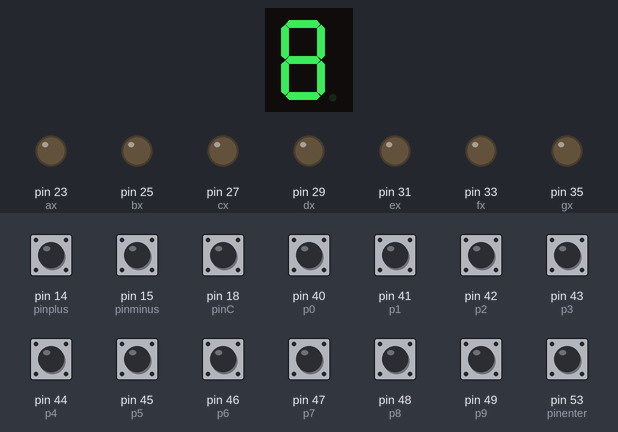
Simulated run of this sketch. Board: Arduino Mega 2560, built with avr-gcc and run on an emulated ATmega2560. Shown: 1-digit seven-segment display, output pins drawn as LEDs (lit = HIGH). Wiring (inferred from the names in the program): 1-digit 7-segment display, segments lit when LOW: segments pin 2, pin 3, pin 4, pin 5, pin 6, pin 7, pin 8. Inputs (shaded band) come from the test bench; at power-on: pin 14 (pinplus), pin 15 (pinminus), pin 18 (pinC), pin 40 (p0), pin 41 (p1), pin 42 (p2), pin 43 (p3), pin 44 (p4), pin 45 (p5), pin 46 (p6), pin 47 (p7), pin 48 (p8), pin 49 (p9), pin 53 (pinenter) HIGH. The segment pins are drawn as the display they are named for; pins used as bus, display or sensor lines are not drawn.

Above: at 1.2 s.
1.3 s: pin 18 (pinC) pulled LOW for 0.15 s
At 2.0 s:
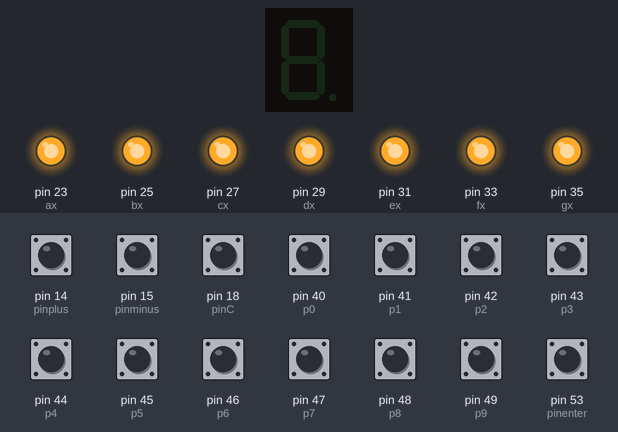
2.9 s: pin 40 (p0) pulled LOW for 0.15 s
At 3.2 s:
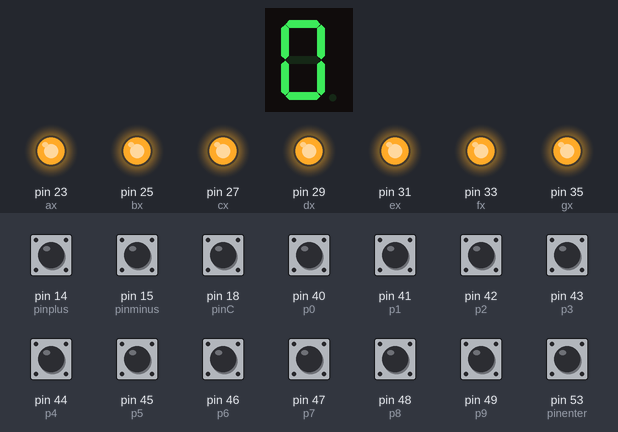
4.5 s: pin 41 (p1) pulled LOW for 0.15 s
At 5.6 s:
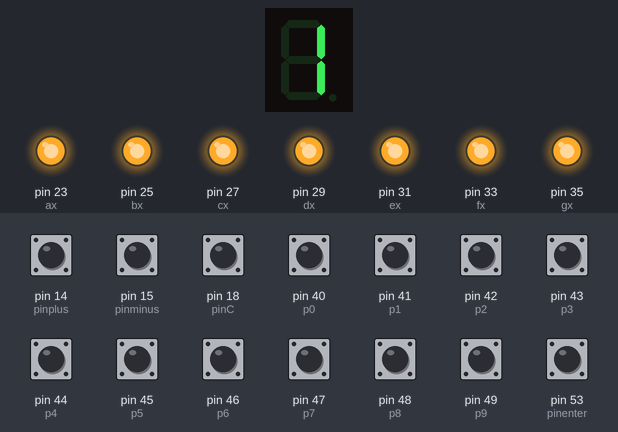
6.1 s: pin 42 (p2) pulled LOW for 0.15 s
At 6.8 s:
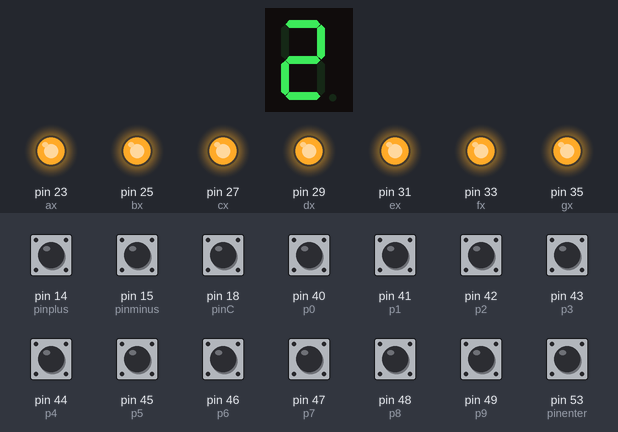
7.7 s: pin 43 (p3) pulled LOW for 0.15 s
At 8.0 s:
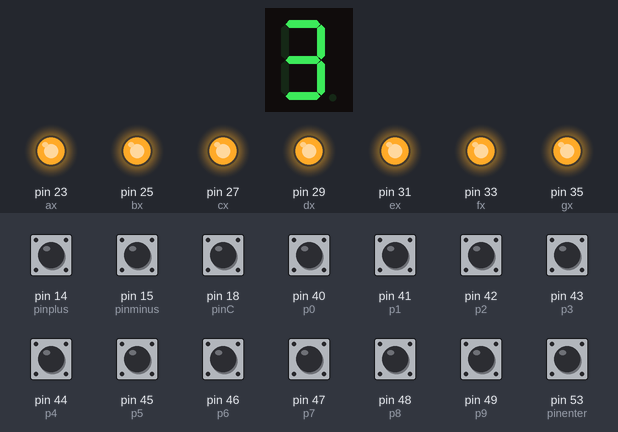
9.3 s: pin 44 (p4) pulled LOW for 0.15 s
At 10.4 s:
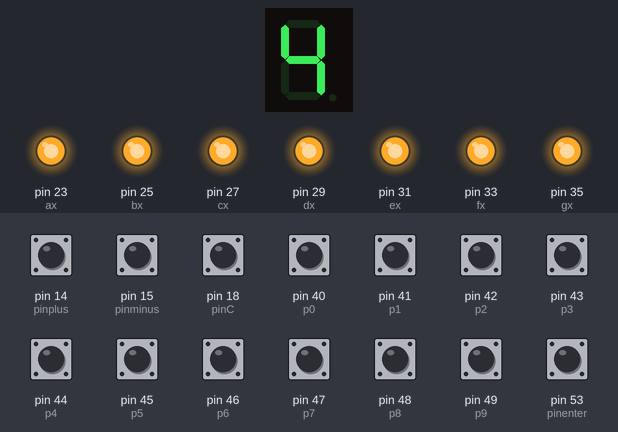
Timing chart, 0 to 11.9 s (numbered marks = the images above; inputs shaded):
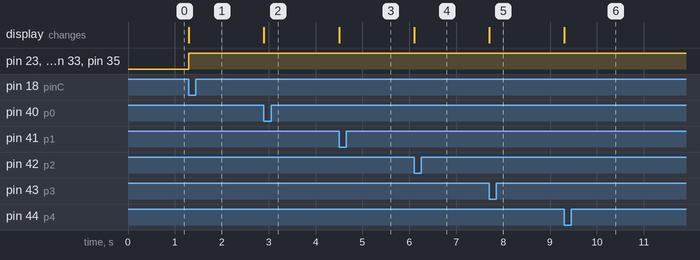

The sketch:

Trevin_Calculatorrrrrrrrrrrrrrr.ino
```cpp
//calculatorrrrrrrrrrrrrrrrrrrrrrrrrrrrrrrrrrrrrrrrrrrrrrrrrrrrrrrrrrrrr

// Single digit
int a = 2;
int b = 3;
int c = 4;
int d = 5;
int e = 6;
int f = 7;
int g = 8;

//Double digit
int ax = 23;
int bx = 25;
int cx = 27;
int dx = 29;
int ex = 31;
int fx = 33;
int gx = 35;

int p0 = 40;
int p1 = 41;
int p2 = 42;
int p3 = 43;
int p4 = 44;
int p5 = 45;
int p6 = 46;
int p7 = 47;


int p8 = 48;
int p9 = 49;

int pinplus = 14;
int pinminus = 15;
int pintimes = 16;
int pindivide = 17;
int pinC = 18; //this pin will clear everything
int pindelete = 19;

int pinenter = 53;

int var1 = -1;
int var2 = -1;
int operation = -1;
int result = -1;

void setup() {
  // put your setup code here, to run once:
  Serial.begin(9600);

  pinMode (a, OUTPUT );
  pinMode (b, OUTPUT );
  pinMode (c, OUTPUT );
  pinMode (d, OUTPUT );
  pinMode (e, OUTPUT );
  pinMode (f, OUTPUT );
  pinMode (g, OUTPUT );

  pinMode (ax, OUTPUT );
  pinMode (bx, OUTPUT );
  pinMode (cx, OUTPUT );
  pinMode (dx, OUTPUT );
  pinMode (ex, OUTPUT );
  pinMode (fx, OUTPUT );
  pinMode (gx, OUTPUT );

  pinMode (p0, INPUT_PULLUP);
  pinMode (p1, INPUT_PULLUP);
  pinMode (p2, INPUT_PULLUP);
  pinMode (p3, INPUT_PULLUP);
  pinMode (p4, INPUT_PULLUP);
  pinMode (p5, INPUT_PULLUP);
  pinMode (p6, INPUT_PULLUP);
  pinMode (p7, INPUT_PULLUP);
  pinMode (p8, INPUT_PULLUP);
  pinMode (p9, INPUT_PULLUP);

  pinMode (pinplus, INPUT_PULLUP);
  pinMode (pinminus, INPUT_PULLUP);
  pinMode (pintimes, INPUT_PULLUP);
  pinMode (pindivide, INPUT_PULLUP);
  pinMode (pinC, INPUT_PULLUP);
  pinMode (pindelete, INPUT_PULLUP);

  pinMode (pinenter, INPUT_PULLUP);


}

void loop() {
  // put your main code here, to run repeatedly:

  int d0 = digitalRead(p0);
  if (d0 == LOW) {
    digit0();
    if (operation == -1) {
      var1 = 0;
    }
    else {
      var2 = 0;
    }
  }
  int d1 = digitalRead(p1);
  if (d1 == LOW) {
    digit1();
    if (operation == -1) {
      var1 = 1;
    }
    else {
      var2 = 1;
    }
  }
  int d2 = digitalRead(p2);
  if (d2 == LOW) {
    digit2();
    if (operation == -1) {
      var1 = 2;
    }
    else {
      var2 = 2;
    }
  }
  int d3 = digitalRead(p3);
  if (d3 == LOW) {
    digit3();
    if (operation == -1) {
      var1 = 3;
    }
    else {
      var2 = 3;
    }
  }
  int d4 = digitalRead(p4);
  if (d4 == LOW) {
    digit4();
    if (operation == -1) {
      var1 = 4;
    }
    else {
      var2 = 4;
    }
  }
  int d5 = digitalRead(p5);
  if (d5 == LOW) {
    digit5();
    if (operation == -1) {
      var1 = 5;
    }
    else {
      var2 = 5;
    }
  }
  int d6 = digitalRead(p6);
  if (d6 == LOW) {
    digit6();
    if (operation == -1) {
      var1 = 6;
    }
    else {
      var2 = 6;
    }
  }
  int d7 = digitalRead(p7);
  if (d7 == LOW) {
    digit7();
    if (operation == -1) {
      var1 = 7;
    }
    else {
      var2 = 7;
    }
  }
  int d8 = digitalRead(p8);
  if (d8 == LOW) {
    digit8();
    if (operation == -1) {
      var1 = 8;
    }
    else {
      var2 = 8;
    }
  }
  int d9 = digitalRead(p9);
  if (d9 == LOW) {
    digit9();
    if (operation == -1) {
      var1 = 9;
    }
    else {
      var2 = 9;
    }
  }

  // +
  int valplus = digitalRead(pinplus);
  if (valplus == LOW) {
    if ( var1 > -1) {
      operation  = 0;
    }
  }
  // -
  int valminus = digitalRead(pinminus);
  if (valminus == LOW) {
    if ( var1 > -1) {
      operation  = 1;
    }
  }
  // *
  // clear
  int valC = digitalRead(pinC);
  if (valC == LOW) {
    var1 = -1;
    var2 = -1;
    operation = -1;
    result = -1;
    digitblank();
  }
  // =
  int valenter = digitalRead(pinenter);
  if (valenter == LOW) {
    if (operation == 0 && var1 > -1 && var2 > -1 ) {
      result = var1 + var2;
    }

    if (operation == 1 && var1 > -1 && var2 > -1 ) {
      result = var1 - var2;

    }

    Serial.println (result);

    switch (result) {
      case -9:
        digit9();
        digitnegative();
        break;
      case -8:
        digit8();
        digitnegative();
        break;
      case -7:
        digit7();
        digitnegative();
        break;
      case -6:
        digit6();
        digitnegative();
        break;
      case -5:
        digit5();
        digitnegative();
        break;
      case -4:
        digit4();
        digitnegative();
        break;
      case -3:
        digit3();
        digitnegative();
        break;
      case -2:
        digit2();
        digitnegative();
        break;
      case -1:
        digit1();
        digitnegative();
        break;
      case 0:
        digit0();
        break;
      case 1:
        digit1();
        break;
      case 2:
        digit2();
        break;
      case 3:
        digit3();
        break;
      case 4:
        digit4();
        break;
      case 5:
        digit5();
        break;
      case 6:
        digit6();
        break;
      case 7:
        digit7();
        break;
      case 8:
        digit8();
        break;
      case 9:
        digit9();
        break;
    }

  }


}
void digitblank() {

  digitalWrite (a, HIGH);
  digitalWrite (b, HIGH);
  digitalWrite (c, HIGH);
  digitalWrite (d, HIGH);
  digitalWrite (e, HIGH);
  digitalWrite (f, HIGH);
  digitalWrite (g, HIGH);

  digitalWrite (ax, HIGH);
  digitalWrite (bx, HIGH);
  digitalWrite (cx, HIGH);
  digitalWrite (dx, HIGH);
  digitalWrite (ex, HIGH);
  digitalWrite (fx, HIGH);
  digitalWrite (gx, HIGH);
}


void digit1() {

  digitalWrite (a, HIGH);
  digitalWrite (b, LOW);
  digitalWrite (c, LOW);
  digitalWrite (d, HIGH);
  digitalWrite (e, HIGH);
  digitalWrite (f, HIGH);
  digitalWrite (g, HIGH);
}


void digit2() {

  digitalWrite (a, LOW);
  digitalWrite (b, LOW);
  digitalWrite (c, HIGH);
  digitalWrite (d, LOW);
  digitalWrite (e, LOW);
  digitalWrite (f, HIGH);
  digitalWrite (g, LOW);
}


void digit3() {

  digitalWrite (a, LOW);
  digitalWrite (b, LOW);
  digitalWrite (c, LOW);
  digitalWrite (d, LOW);
  digitalWrite (e, HIGH);
  digitalWrite (f, HIGH);
  digitalWrite (g, LOW);
}


void digit4() {

  digitalWrite (a, HIGH);
  digitalWrite (b, LOW);
  digitalWrite (c, LOW);
  digitalWrite (d, HIGH);
  digitalWrite (e, HIGH);
  digitalWrite (f, LOW);
  digitalWrite (g, LOW);
}


void digit5() {

  digitalWrite (a, LOW);
  digitalWrite (b, HIGH);
  digitalWrite (c, LOW);
  digitalWrite (d, LOW);
  digitalWrite (e, HIGH);
  digitalWrite (f, LOW);
  digitalWrite (g, LOW);
}


void digit6() {

  digitalWrite (a, LOW);
  digitalWrite (b, HIGH);
  digitalWrite (c, LOW);
  digitalWrite (d, LOW);
  digitalWrite (e, LOW);
  digitalWrite (f, LOW);
  digitalWrite (g, LOW);
}


void digit7() {

  digitalWrite (a, LOW);
  digitalWrite (b, LOW);
  digitalWrite (c, LOW);
  digitalWrite (d, HIGH);
  digitalWrite (e, HIGH);
  digitalWrite (f, HIGH);
  digitalWrite (g, HIGH);
}


void digit8() {

  digitalWrite (a, LOW);
  digitalWrite (b, LOW);
  digitalWrite (c, LOW);
  digitalWrite (d, LOW);
  digitalWrite (e, LOW);
  digitalWrite (f, LOW);
  digitalWrite (g, LOW);
}


void digit9() {

  digitalWrite (a, LOW);
  digitalWrite (b, LOW);
  digitalWrite (c, LOW);
  digitalWrite (d, LOW);
  digitalWrite (e, HIGH);
  digitalWrite (f, LOW);
  digitalWrite (g, LOW);
}


void digit0() {

  digitalWrite (a, LOW);
  digitalWrite (b, LOW);
  digitalWrite (c, LOW);
  digitalWrite (d, LOW);
  digitalWrite (e, LOW);
  digitalWrite (f, LOW);
  digitalWrite (g, HIGH);
}

void digitnegative() {

  digitalWrite (ax, HIGH);
  digitalWrite (bx, HIGH);
  digitalWrite (cx, HIGH);
  digitalWrite (dx, HIGH);
  digitalWrite (ex, HIGH);
  digitalWrite (fx, HIGH);
  digitalWrite (gx, LOW);
}

//  int d9 = digitalRead(p9);
//  if (d9 == LOW) {
//    digit9();
//  }
//  int d9 = digitalRead(p9);
//  if (d9 == LOW) {
//    digit9();
//  }
//  int d9 = digitalRead(p9);
//  if (d9 == LOW) {
//    digit9();
//  }

//digit1();
//delay(500);
//digit2();
//delay(500);
//digit3();
//delay(500);
//digit4();
//delay(500);
//digit5();
//delay(500);
//digit6();
//delay(500);
//digit7();
//delay(500);
//digit8();
//delay(500);
//digit9();
//delay(500);
//digit0();
//delay(500);
```

Measured:
- after the input at 1.3 s, pin 23 (ax), pin 25 (bx), pin 27 (cx), pin 29 (dx), pin 31 (ex), pin 33 (fx), pin 35 (gx): LOW → HIGH at once; the display: changes at once (image 1)
- after the input at 2.9 s, the display: changes at once (image 2)
- after the input at 4.5 s, the display: changes at once (image 3)
- after the input at 6.1 s, the display: changes at once (image 4)
- after the input at 7.7 s, the display: changes at once (image 5)
- after the input at 9.3 s, the display: changes at once (image 6)
